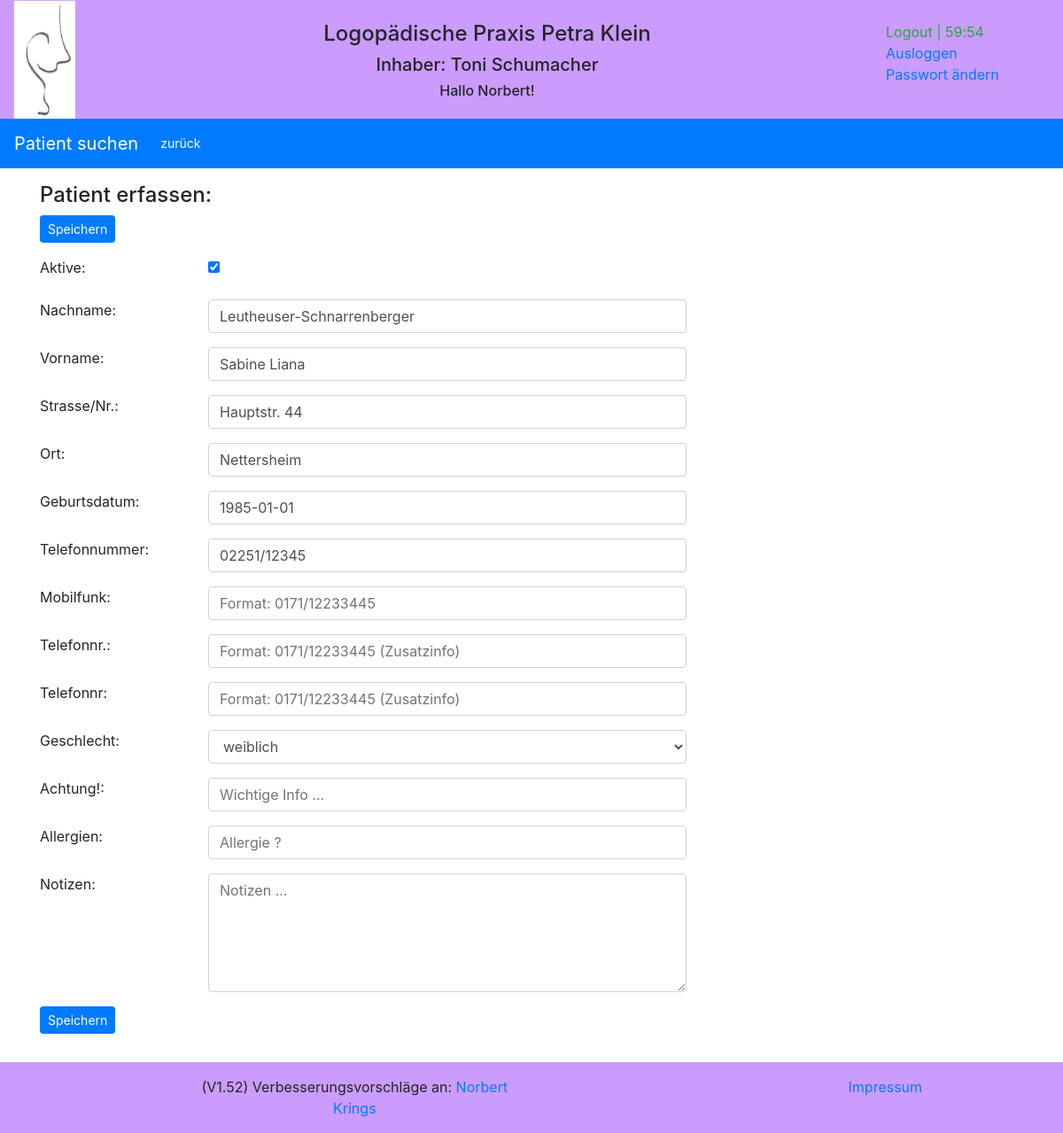
The app's page /reports/edit/patient/2/ (signed in) with its own data.
### reports/models.py (models this page shows, shortened)
class Patient(models.Model):
    GENDER = (
        ('1', 'weiblich'),
        ('2', 'männlich'),
    )
    pa_first_name = models.CharField(max_length=50)
    pa_last_name = models.CharField(max_length=50)
    pa_street = models.CharField(max_length=100)
    pa_zip_code = models.CharField(max_length=10, default='')
    pa_city = models.CharField(max_length=255)
    pa_phone = models.CharField(max_length=100, blank=True, default='', null=True)
    pa_cell_phone = models.CharField(max_length=100, blank=True, default='', null=True)
    pa_cell_phone_add1 = models.CharField(max_length=100, blank=True, default='', null=True)
    pa_cell_phone_add2 = models.CharField(max_length=100, blank=True, default='', null=True)
    pa_date_of_birth = models.DateField(default='1900-01-01')
    pa_gender = models.CharField(max_length=1, choices=GENDER, default='1')
    pa_attention = models.CharField(max_length=100, blank=True, default='')
    pa_allergy = models.CharField(max_length=100, blank=True, default='')
    pa_note = models.CharField(max_length=255, blank=True, default='')
    pa_active_no_yes = models.BooleanField(default=True, null=True)
    class Meta:
        constraints = [
            models.UniqueConstraint(fields=['pa_first_name', 'pa_last_name', 'pa_date_of_birth'], name='unique pa_name'),
        ]

### reports/views.py (the view)
# urls.py: path('edit/patient/<id>/', views.edit_patient, name='edit_patient'),
def edit_patient(request, id=None):
    request.session.set_expiry(settings.SESSION_EXPIRE_SECONDS)
    item = get_object_or_404(Patient, id=id)
    form = PatientForm(request.POST or None, instance=item)
    if form.is_valid():
        form.save()
        logger.info('{:>2}'.format(request.user.id) + ' edit_patient: Patient mit der ID:' + str(item.id) + ' geändert')
        return redirect('/reports/patient/' + str(item.id) + '/')
    logger.debug('edit_patient: Patient mit der ID: ' + str(id) + ' zwecks Änderung aufgerufen')
    form.id = item.id
    return render(request, 'reports/patient_form.html', {'form': form})

### reports/templates/reports/patient_form.html (shortened to what this page needs)
{% extends "base.html" %}
{% block extrahead %}
    {% load static %}
{% endblock %}
{% block nav %}
<nav class="navbar navbar-expand-sm bg-primary navbar-dark">
  <a class="navbar-brand" href="{% url 'reports:index' %}" >Patient suchen</a>
  <div class="collapse navbar-collapse" id="collapsibleNavbar">
    <ul class="navbar-nav">
        {% if form.id %}
        <li class="nav-item">
          <a class="btn btn-primary btn-sm" href="{% url 'reports:patient' form.id %}" role="button">zurück</a>
        </li>
        {% else %}
        <li class="nav-item">
          <a class="btn btn-primary btn-sm" href="{% url 'reports:index' %}" role="button">zurück</a>
        </li>
        {% endif %}
    </ul>
  </div>
</nav>
{% endblock %}
{% block content %}
<content>
    <form method="POST" enctype="multipart/form-data" action="">
    <div class="container">
        <div class="row">
            <div class="col-sm">
                <h4>Patient erfassen:</h4>
            </div>
        </div>
        <div class="form-group row">
            <div class="col-sm-offset-2 col-sm-6">
                <button type="submit" class="btn btn-primary btn-sm">Speichern</button>
            </div>
        </div>
        <div class="form-group row">
            <label for="{{ form.pa_active_no_yes.id_for_label }}" class="col-sm-2 control-label">Aktive:</label>
            <div class="col-sm-6">
                {{ form.pa_active_no_yes }}
            </div>
        </div>
        <div class="form-group row">
            <label for="{{ form.pa_last_name.id_for_label }}" class="col-sm-2 control-label">Nachname:</label>
            <div class="col-sm-6">
                {{ form.pa_last_name }}
            </div>
        </div>
        <div class="form-group row">
            <label for="{{ form.pa_first_name.id_for_label }}" class="col-sm-2 control-label">Vorname:</label>
            <div class="col-sm-6">
                {{ form.pa_first_name }}
            </div>
        </div>
        <div class="form-group row">
            <label for="{{ form.pa_street.id_for_label }}" class="col-sm-2 control-label">Strasse/Nr.:</label>
            <div class="col-sm-6">
                {{ form.pa_street }}
            </div>
        </div>
        <div class="form-group row">
            <label for="{{ form.pa_city.id_for_label }}" class="col-sm-2 control-label">Ort:</label>
            <div class="col-sm-6">
                {{ form.pa_city }}
            </div>
        </div>
        <div class="form-group row">
            <label for="{{ form.pa_date_of_birth.id_for_label }}" class="col-sm-2 control-label">Geburtsdatum:</label>
            <div class="col-sm-6">
                {{ form.pa_date_of_birth }}
            </div>
        </div>
        <div class="form-group row">
            <label for="{{ form.pa_phone.id_for_label }}" class="col-sm-2 control-label">Telefonnummer:</label>
            <div class="col-sm-6">
                {{ form.pa_phone }}
            </div>
        </div>
        <div class="form-group row">
            <label for="{{ form.pa_cell_phone.id_for_label }}" class="col-sm-2 control-label">Mobilfunk:</label>
            <div class="col-sm-6">
                {{ form.pa_cell_phone }}
            </div>
        </div>
        <div class="form-group row">
            <label for="{{ form.pa_cell_phone_add1.id_for_label }}" class="col-sm-2 control-label">Telefonnr.:</label>
            <div class="col-sm-6">
                {{ form.pa_cell_phone_add1 }}
            </div>
        </div>
        <div class="form-group row">
            <label for="{{ form.pa_cell_phone_add2.id_for_label }}" class="col-sm-2 control-label">Telefonnr:</label>
            <div class="col-sm-6">
                {{ form.pa_cell_phone_add2 }}
            </div>
        </div>
        <div class="form-group row">
            <label for="{{ form.pa_gender.id_for_label }}" class="col-sm-2 control-label">Geschlecht:</label>
            <div class="col-sm-6">
                {{ form.pa_gender }}
            </div>
        </div>
        <div class="form-group row">
            <label for="{{ form.pa_attention.id_for_label }}" class="col-sm-2 control-label">Achtung!:</label>
            <div class="col-sm-6">
                {{ form.pa_attention }}
            </div>
        </div>
        <div class="form-group row">
            <label for="{{ form.pa_allergy.id_for_label }}" class="col-sm-2 control-label">Allergien:</label>
            <div class="col-sm-6">
                {{ form.pa_allergy }}
            </div>
        </div>
        <div class="form-group row">
            <label for="{{ form.pa_note.id_for_label }}" class="col-sm-2 control-label">Notizen:</label>
            <div class="col-sm-6">
                {{ form.pa_note }}
            </div>
        </div>
       <div class="form-group row">
            <div class="col-sm-offset-2 col-sm-6">
                <button type="submit" class="btn btn-primary btn-sm">Speichern</button>
            </div>
        </div>
    </div>
    </form>
</content>
{% endblock %}

### reports/templates/header.html (shortened to what this page needs)
    {% load static %}
    <div class="container-fluid text-center header">
        <div class="row" >
            <div class="col-sm-1 d-none d-md-block">
                <img src="{% static 'reports/images/logopaedie.png' %}" width=70px margin="0" alt="Logopädie">
            </div>
            <div class="col-sm-9">
                <div class="row">
                    <div class="col-sm">
                    </div>
                </div>
                <div class="row">
                    <div class="col-sm">
                        <h4>Logopädische Praxis Petra Klein</h4>
                    </div>
                </div>
                <div class="row" >
                    <div class="col-sm d-none d-md-block">
                        <h5>Inhaber: Toni Schumacher</h5>
                    </div>
                </div>
                <div class="row">
                    <div class="col-sm d-none d-md-block">
                        <h6>{% if user.is_authenticated %} Hallo {{ user.first_name }}! {% endif %}</h6>
                    </div>
                </div>
            </div>
            <div class="col-sm-2 d-none d-md-block">
                <div class="row">&nbsp;</div>
                {% if user.is_authenticated %}
                <div class="row">
                    <div class="text-success">Logout |&nbsp;</div><div id="minutes" class="text-success">30</div><div class="text-success">:</div><div id="seconds" class="text-success">00</div>
                </div>
                <div class="row"><a href="{% url 'logout' %}">Ausloggen</a></div>
                <div class="row"><a href="{% url 'password_change' %}">Passwort ändern</a></div>
                {% endif %}
            </div>
        </div>
    </div>

### reports/static/reports/logopaedie.css (style rules this page uses)
.header { background-color: #cb9cfc; }

### records on screen
Patient: pa_active_no_yes "☑", pa_last_name "Leutheuser-Schnarrenberger", pa_first_name "Sabine Liana", pa_street "Hauptstr. 44", pa_city "Nettersheim", pa_date_of_birth "1985-01-01", pa_phone "02251/12345", pa_gender "weiblich"

### other values on screen
{{ user.first_name }} "Norbert"
